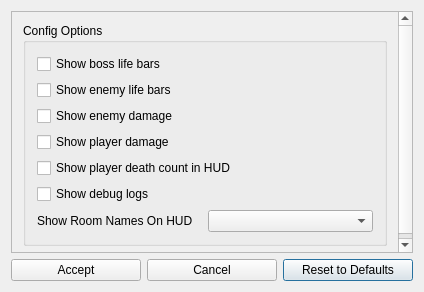
<?xml version="1.0" encoding="UTF-8"?>
<ui version="4.0">
 <class>DreadCosmeticPatchesDialog</class>
 <widget class="QDialog" name="DreadCosmeticPatchesDialog">
  <property name="geometry">
   <rect>
    <x>0</x>
    <y>0</y>
    <width>424</width>
    <height>292</height>
   </rect>
  </property>
  <property name="windowTitle">
   <string>Metroid Dread - Cosmetic Options</string>
  </property>
  <layout class="QGridLayout" name="gridLayout">
   <item row="2" column="2">
    <widget class="QPushButton" name="reset_button">
     <property name="text">
      <string>Reset to Defaults</string>
     </property>
    </widget>
   </item>
   <item row="2" column="0">
    <widget class="QPushButton" name="accept_button">
     <property name="text">
      <string>Accept</string>
     </property>
    </widget>
   </item>
   <item row="2" column="1">
    <widget class="QPushButton" name="cancel_button">
     <property name="text">
      <string>Cancel</string>
     </property>
    </widget>
   </item>
   <item row="1" column="0" colspan="3">
    <widget class="QScrollArea" name="scrollArea">
     <property name="widgetResizable">
      <bool>true</bool>
     </property>
     <widget class="QWidget" name="scroll_area_contents">
      <property name="geometry">
       <rect>
        <x>0</x>
        <y>0</y>
        <width>404</width>
        <height>242</height>
       </rect>
      </property>
      <layout class="QVBoxLayout" name="verticalLayout">
       <item>
        <widget class="QGroupBox" name="game_changes_box">
         <property name="title">
          <string>Config Options</string>
         </property>
         <layout class="QVBoxLayout" name="game_changes_layout">
          <item>
           <widget class="QCheckBox" name="show_boss_life">
            <property name="text">
             <string>Show boss life bars</string>
            </property>
           </widget>
          </item>
          <item>
           <widget class="QCheckBox" name="show_enemy_life">
            <property name="text">
             <string>Show enemy life bars</string>
            </property>
           </widget>
          </item>
          <item>
           <widget class="QCheckBox" name="show_enemy_damage">
            <property name="text">
             <string>Show enemy damage</string>
            </property>
           </widget>
          </item>
          <item>
           <widget class="QCheckBox" name="show_player_damage">
            <property name="text">
             <string>Show player damage</string>
            </property>
           </widget>
          </item>
          <item>
           <widget class="QCheckBox" name="show_death_counter">
            <property name="text">
             <string>Show player death count in HUD</string>
            </property>
           </widget>
          </item>
          <item>
           <widget class="QCheckBox" name="show_debug_logs">
            <property name="text">
             <string>Show debug logs</string>
            </property>
           </widget>
          </item>
          <item>
           <layout class="QHBoxLayout" name="show_room_names">
            <item>
             <widget class="QLabel" name="room_names_label">
              <property name="sizePolicy">
               <sizepolicy hsizetype="Preferred" vsizetype="Preferred">
                <horstretch>0</horstretch>
                <verstretch>0</verstretch>
               </sizepolicy>
              </property>
              <property name="text">
               <string>Show Room Names On HUD</string>
              </property>
             </widget>
            </item>
            <item>
             <widget class="QComboBox" name="room_names_dropdown">
              <property name="editable">
               <bool>false</bool>
              </property>
              <property name="currentText">
               <string/>
              </property>
              <property name="placeholderText">
               <string/>
              </property>
             </widget>
            </item>
           </layout>
          </item>
         </layout>
        </widget>
       </item>
       <item>
        <spacer name="verticalSpacer">
         <property name="orientation">
          <enum>Qt::Vertical</enum>
         </property>
         <property name="sizeHint" stdset="0">
          <size>
           <width>20</width>
           <height>40</height>
          </size>
         </property>
        </spacer>
       </item>
      </layout>
     </widget>
    </widget>
   </item>
  </layout>
 </widget>
 <layoutdefault spacing="6" margin="11"/>
 <resources/>
 <connections/>
</ui>
